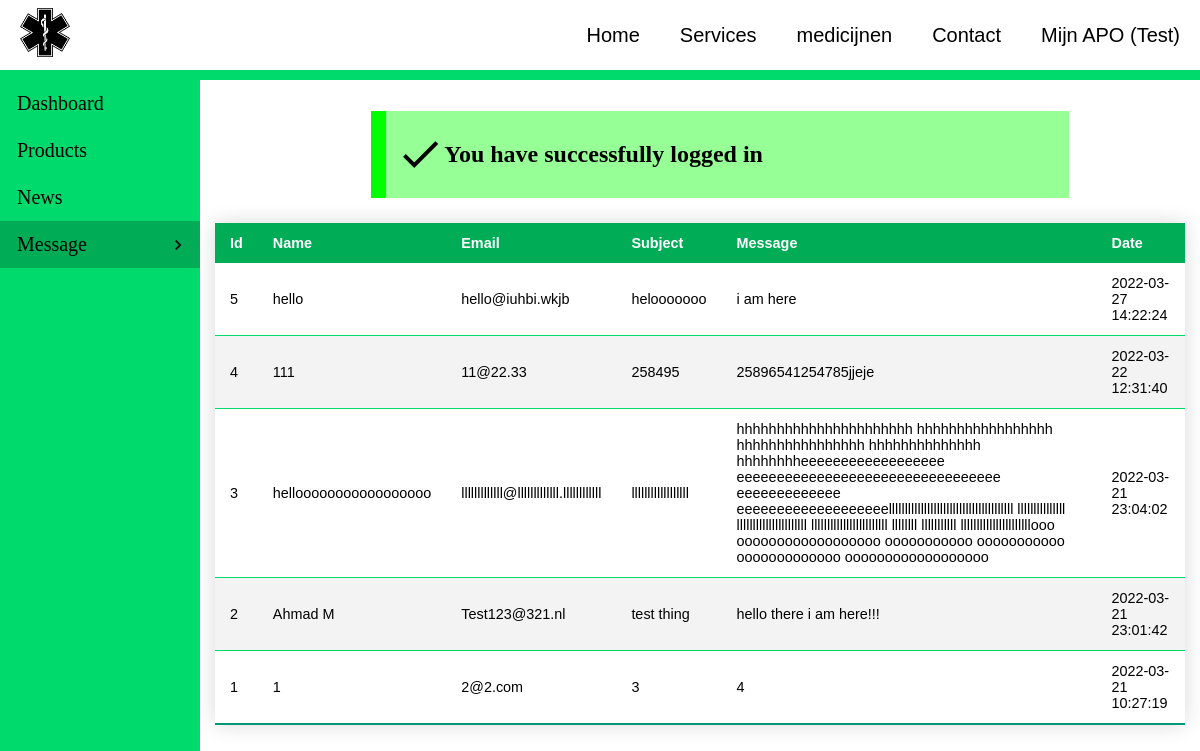
Screenshot of /AdminPage/AdminContact.php (signed in) with the database file from the repository.
### tables this page shows
CREATE TABLE `messages` (
  `messages_id` int(11) NOT NULL,
  `messages_name` text NOT NULL,
  `messages_email` text NOT NULL,
  `messages_subject` text NOT NULL,
  `messages_message` text NOT NULL,
  `messages_date` timestamp NOT NULL DEFAULT current_timestamp()
);

### PHP/inc/Contact.inc.php (the view)
<?php
require_once $_SERVER["DOCUMENT_ROOT"] . '/apo_ahmad/PHP/db_connection.php';
if (isset($_GET['sortingOrder'])) {
    if ($_GET['sortingOrder'] != 'DESC') {
        $sql = "SELECT * FROM messages ORDER BY messages_date DESC";
    } else {
        $sql = "SELECT * FROM messages ORDER BY messages_date ASC";
    }
} else {
    $sql = "SELECT * FROM messages ORDER BY messages_date DESC";
}
$results = mysqli_query($conn, $sql);
while ($data = mysqli_fetch_array($results)) {
    echo '
        <tr>
            <td>' . $data["messages_id"] . '</td>
            <td>' . $data["messages_name"] . '</td>
            <td>' . $data["messages_email"] . '</td>
            <td>' . $data["messages_subject"] . '</td>
            <td>' . $data["messages_message"] . '</td>
            <td>' . $data["messages_date"] . '</td>
        </tr>
    ';
}

### CSS/All.css (style rules this page uses)
:root { --Nav-Text-Color: #00d96b; --background-color: #00d96b; --dropdown-content: #00d96b; --color-dark-hover: #00ac56; }
body { margin: 0; min-height: 100%; }
* { box-sizing: border-box; }

### CSS/AdminNavigation.css (style rules this page uses)
html { height: 100%; }

### CSS/AdminContact.css (style rules this page uses)
.styled-table th, .styled-table td { padding: 12px 15px; }
.styled-table tbody tr { border-bottom: 1px solid var(--background-color); }
.styled-table tbody tr:nth-of-type(even) { background-color: #f3f3f3; }
.styled-table tbody tr:last-of-type { border-bottom: 2px solid #009879; }

### rows the page displays
messages: messages_id "5", messages_name "hello", messages_email "hello@iuhbi.wkjb", messages_subject "helooooooo", messages_message "i am here", messages_date "2022-03-27 14:22:24"
messages: messages_id "4", messages_name "111", messages_email "11@22.33", messages_subject "258495", messages_message "25896541254785jjeje", messages_date "2022-03-22 12:31:40"
messages: messages_id "3", messages_name "hellooooooooooooooooo", messages_email "lllllllllllll@lllllllllllll.llllllllllll", messages_subject "llllllllllllllllll", messages_message "hhhhhhhhhhhhhhhhhhhhhh hhhhhhhhhhhhhhhhh hhhhhhhhhhhhhhhh hhhhhhhhhhhhhh hhhhhhhheeeeeeeeeeeeeeeeee eeeeeeeeeeeeeeeeeeeeeeeeeeeeeeeee eeeeeeeeeeeee eeeeeeeeeeeeeeeeeeelllllllllllllllllllllllllllllllllllllll lllllllllllllll llllllllllllllllllllll llllllllllllllllllllllll llllllll lllllllllll llllllllllllllllllllllooo oooooooooooooooooo ooooooooooo ooooooooooo ooooooooooooo oooooooooooooooooo", messages_date "2022-03-21 23:04:02"
messages: messages_id "2", messages_name "Ahmad M", messages_email "Test123@321.nl", messages_subject "test thing", messages_message "hello there i am here!!!", messages_date "2022-03-21 23:01:42"
messages: messages_id "1", messages_name "1", messages_email "2@2.com", messages_subject "3", messages_message "4", messages_date "2022-03-21 10:27:19"

### other values shown
$_SESSION[first_name] "Test"
$message[1] "You have successfully logged in"
